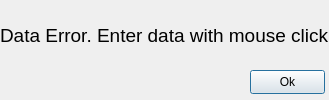
<?xml version="1.0" encoding="UTF-8"?>
<ui version="4.0">
 <class>ErrorDataDialog</class>
 <widget class="QDialog" name="ErrorDataDialog">
  <property name="geometry">
   <rect>
    <x>0</x>
    <y>0</y>
    <width>329</width>
    <height>100</height>
   </rect>
  </property>
  <property name="windowTitle">
   <string>Dialog</string>
  </property>
  <widget class="QPushButton" name="btnExit">
   <property name="geometry">
    <rect>
     <x>250</x>
     <y>70</y>
     <width>75</width>
     <height>24</height>
    </rect>
   </property>
   <property name="text">
    <string>Ok</string>
   </property>
  </widget>
  <widget class="QLabel" name="label">
   <property name="geometry">
    <rect>
     <x>0</x>
     <y>10</y>
     <width>331</width>
     <height>51</height>
    </rect>
   </property>
   <property name="text">
    <string>&lt;html&gt;&lt;head/&gt;&lt;body&gt;&lt;p&gt;&lt;span style=&quot; font-size:14pt;&quot;&gt;Data Error. Enter data with mouse click&lt;/span&gt;&lt;/p&gt;&lt;/body&gt;&lt;/html&gt;</string>
   </property>
  </widget>
 </widget>
 <resources/>
 <connections/>
</ui>
